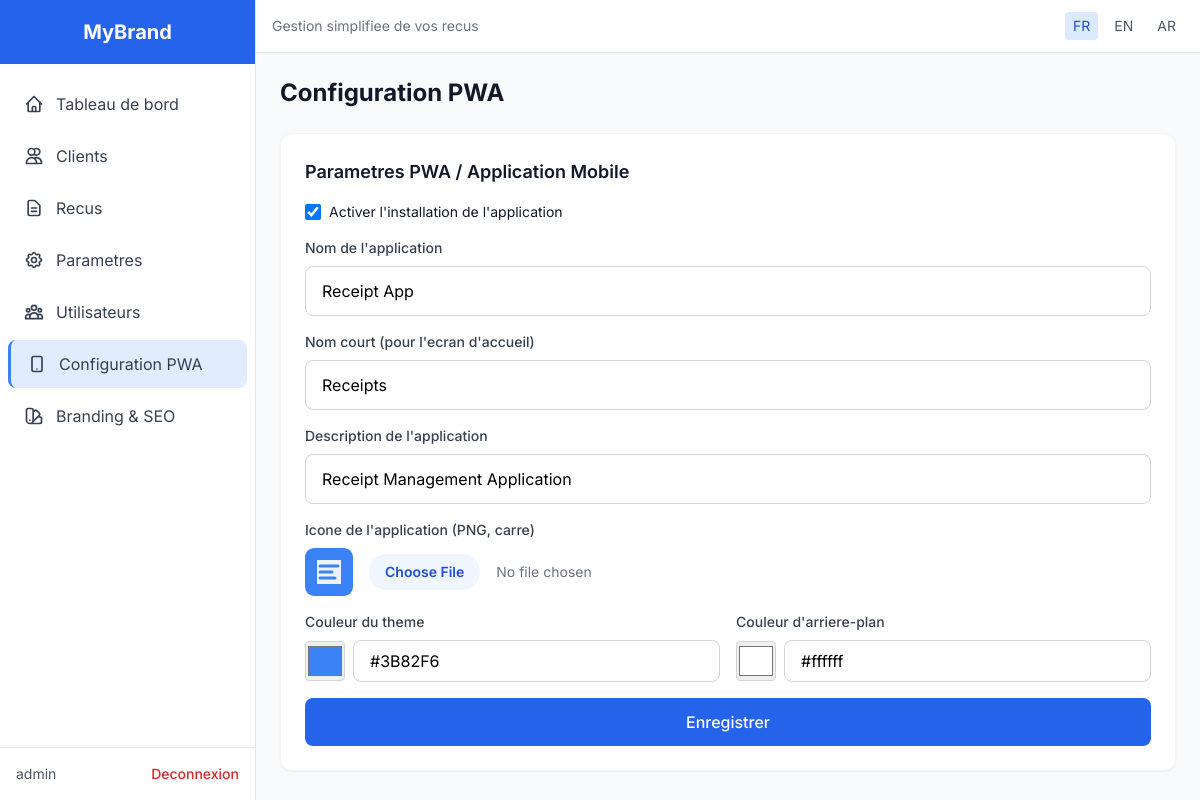
The app's page /pwa-configuration/ (signed in) with its own data.
### init_db.py (models this page shows)
class Settings(db.Model):
    __tablename__ = 'settings'
    id = db.Column(db.Integer, primary_key=True)
    user_id = db.Column(db.String(36), db.ForeignKey('users.id'), nullable=True)
    thermal_width = db.Column(db.Integer, default=58)
    receipt_number_format = db.Column(db.String(50), default='REC-{YYYY}{MM}{DD}-{N}')
    timezone = db.Column(db.String(50), default='Africa/Casablanca')
    pwa_enabled = db.Column(db.Boolean, default=True)
    pwa_app_name = db.Column(db.String(100), default='Receipt App')
    pwa_short_name = db.Column(db.String(50), default='Receipts')
    pwa_icon_url = db.Column(db.String(255), default='/static/favicon.svg')
    pwa_theme_color = db.Column(db.String(20), default='#3B82F6')
    pwa_background_color = db.Column(db.String(20), default='#ffffff')
    pwa_description = db.Column(db.String(255), default='Receipt Management Application')
    branding_app_name = db.Column(db.String(100), default='')
    branding_logo_url = db.Column(db.String(255), default='')
    branding_favicon_url = db.Column(db.String(255), default='')
    seo_title_suffix = db.Column(db.String(100), default='')
    seo_meta_description = db.Column(db.String(255), default='')
    seo_keywords = db.Column(db.String(255), default='')
    seo_og_title = db.Column(db.String(100), default='')
    seo_og_description = db.Column(db.String(255), default='')
    seo_og_image_url = db.Column(db.String(255), default='')
    seo_twitter_card = db.Column(db.String(50), default='summary_large_image')
    site_url = db.Column(db.String(255), default='')

### routes/pwa_configuration.py (the view, shortened to what this page needs)
@pwa_configuration_bp.route('/', methods=['GET', 'POST'])
@superadmin_required
def pwa_configuration_page():
    settings = Settings.get_global()
    return render_template('pwa_configuration.html', settings=settings)

### templates/pwa_configuration.html (shortened to what this page needs)
{% extends "base.html" %}
{% block content %}
<div class="max-w-4xl mx-auto space-y-6">
    <h1 class="text-2xl font-bold text-gray-900">{{ t('pwa.configuration_title') }}</h1>
    <div class="bg-white rounded-xl shadow-sm border border-gray-100 p-6">
        <h2 class="text-lg font-semibold text-gray-900 mb-4">{{ t('settings.pwa_settings') }}</h2>
        <form method="POST" enctype="multipart/form-data">
            <div class="mb-4 flex items-center">
                <input type="checkbox" name="pwa_enabled" id="pwa_enabled" class="h-4 w-4 text-blue-600 focus:ring-blue-500 border-gray-300 rounded" {% if settings.pwa_enabled %}checked{% endif %}>
                <label for="pwa_enabled" class="ml-2 block text-sm text-gray-900">
                    {{ t('settings.pwa_enabled') }}
                </label>
            </div>
            <div class="mb-4">
                <label for="pwa_app_name" class="block text-sm font-medium text-gray-700 mb-2">{{ t('settings.pwa_app_name') }}</label>
                <input type="text" name="pwa_app_name" id="pwa_app_name" value="{{ settings.pwa_app_name }}" class="w-full px-4 py-3 border border-gray-300 rounded-lg focus:ring-2 focus:ring-blue-500 focus:border-blue-500 transition-colors">
            </div>
            <div class="mb-4">
                <label for="pwa_short_name" class="block text-sm font-medium text-gray-700 mb-2">{{ t('settings.pwa_short_name') }}</label>
                <input type="text" name="pwa_short_name" id="pwa_short_name" value="{{ settings.pwa_short_name }}" class="w-full px-4 py-3 border border-gray-300 rounded-lg focus:ring-2 focus:ring-blue-500 focus:border-blue-500 transition-colors">
            </div>
            <div class="mb-4">
                <label for="pwa_description" class="block text-sm font-medium text-gray-700 mb-2">{{ t('settings.pwa_description') }}</label>
                <input type="text" name="pwa_description" id="pwa_description" value="{{ settings.pwa_description }}" class="w-full px-4 py-3 border border-gray-300 rounded-lg focus:ring-2 focus:ring-blue-500 focus:border-blue-500 transition-colors">
            </div>
            <div class="mb-4">
                <label for="pwa_icon" class="block text-sm font-medium text-gray-700 mb-2">{{ t('settings.pwa_icon') }}</label>
                <div class="flex items-center space-x-4">
                    {% if settings.pwa_icon_url %}
                        <img src="{{ settings.pwa_icon_url }}" alt="App Icon" class="h-12 w-12 rounded-lg bg-gray-100 object-contain">
                    {% endif %}
                    <input type="file" name="pwa_icon" id="pwa_icon" accept="image/png, image/jpeg" class="block w-full text-sm text-gray-500 file:mr-4 file:py-2 file:px-4 file:rounded-full file:border-0 file:text-sm file:font-semibold file:bg-blue-50 file:text-blue-700 hover:file:bg-blue-100">
                </div>
            </div>
            <div class="grid grid-cols-1 md:grid-cols-2 gap-4">
                <div class="mb-4">
                    <label for="pwa_theme_color" class="block text-sm font-medium text-gray-700 mb-2">{{ t('settings.pwa_theme_color') }}</label>
                    <div class="flex items-center">
                        <input type="color" name="pwa_theme_color" id="pwa_theme_color" value="{{ settings.pwa_theme_color }}" class="h-10 w-10 border border-gray-300 rounded cursor-pointer mr-2">
                        <input type="text" name="pwa_theme_color_text" value="{{ settings.pwa_theme_color }}" onchange="document.getElementById('pwa_theme_color').value = this.value" class="flex-1 px-4 py-2 border border-gray-300 rounded-lg focus:ring-2 focus:ring-blue-500 focus:border-blue-500 transition-colors">
                    </div>
                </div>
                <div class="mb-4">
                    <label for="pwa_background_color" class="block text-sm font-medium text-gray-700 mb-2">{{ t('settings.pwa_background_color') }}</label>
                        <div class="flex items-center">
                        <input type="color" name="pwa_background_color" id="pwa_background_color" value="{{ settings.pwa_background_color }}" class="h-10 w-10 border border-gray-300 rounded cursor-pointer mr-2">
                        <input type="text" name="pwa_background_color_text" value="{{ settings.pwa_background_color }}" onchange="document.getElementById('pwa_background_color').value = this.value" class="flex-1 px-4 py-2 border border-gray-300 rounded-lg focus:ring-2 focus:ring-blue-500 focus:border-blue-500 transition-colors">
                    </div>
                </div>
            </div>
            <button type="submit" class="w-full px-6 py-3 bg-blue-600 text-white font-medium rounded-lg hover:bg-blue-700 transition-colors">
                {{ t('settings.save') }}
            </button>
        </form>
    </div>
</div>
{% endblock %}

### templates/base.html (shortened to what this page needs)
<!DOCTYPE html>
<html lang="{{ locale }}" dir="{{ 'rtl' if is_rtl else 'ltr' }}">
<head>
    <script src="https://cdn.tailwindcss.com"></script>
</head>
<body class="bg-gray-50 min-h-screen">
    <div class="flex min-h-screen">
        <aside class="hidden md:flex md:flex-shrink-0">
            <div class="flex flex-col w-64 bg-white border-{{ 'l' if is_rtl else 'r' }} border-gray-200">
                <div class="flex items-center justify-center h-16 px-4 bg-blue-600">
                    {% if settings.branding_logo_url %}
                    <img src="{{ settings.branding_logo_url }}" alt="{{ settings.branding_app_name or t('app.name') }}" class="h-10 w-auto object-contain">
                    {% else %}
                    <h1 class="text-xl font-bold text-white">{{ settings.branding_app_name or t('app.name') }}</h1>
                    {% endif %}
                </div>
                <nav class="flex-1 px-2 py-4 space-y-1">
                    <a href="{{ url_for('dashboard.index') }}" class="sidebar-link flex items-center px-4 py-3 text-gray-700 rounded-lg {% if request.endpoint and 'dashboard' in request.endpoint %}active{% endif %}">
                        <svg class="w-5 h-5 {{ 'ml-3' if is_rtl else 'mr-3' }}" fill="none" stroke="currentColor" viewBox="0 0 24 24">
                            <path stroke-linecap="round" stroke-linejoin="round" stroke-width="2" d="M3 12l2-2m0 0l7-7 7 7M5 10v10a1 1 0 001 1h3m10-11l2 2m-2-2v10a1 1 0 01-1 1h-3m-6 0a1 1 0 001-1v-4a1 1 0 011-1h2a1 1 0 011 1v4a1 1 0 001 1m-6 0h6"></path>
                        </svg>
                        {{ t('nav.dashboard') }}
                    </a>
                    <a href="{{ url_for('clients.list_clients') }}" class="sidebar-link flex items-center px-4 py-3 text-gray-700 rounded-lg {% if request.endpoint and 'clients' in request.endpoint %}active{% endif %}">
                        <svg class="w-5 h-5 {{ 'ml-3' if is_rtl else 'mr-3' }}" fill="none" stroke="currentColor" viewBox="0 0 24 24">
                            <path stroke-linecap="round" stroke-linejoin="round" stroke-width="2" d="M12 4.354a4 4 0 110 5.292M15 21H3v-1a6 6 0 0112 0v1zm0 0h6v-1a6 6 0 00-9-5.197M13 7a4 4 0 11-8 0 4 4 0 018 0z"></path>
                        </svg>
                        {{ t('nav.clients') }}
                    </a>
                    <a href="{{ url_for('receipts.list_receipts') }}" class="sidebar-link flex items-center px-4 py-3 text-gray-700 rounded-lg {% if request.endpoint and 'receipts' in request.endpoint %}active{% endif %}">
                        <svg class="w-5 h-5 {{ 'ml-3' if is_rtl else 'mr-3' }}" fill="none" stroke="currentColor" viewBox="0 0 24 24">
                            <path stroke-linecap="round" stroke-linejoin="round" stroke-width="2" d="M9 12h6m-6 4h6m2 5H7a2 2 0 01-2-2V5a2 2 0 012-2h5.586a1 1 0 01.707.293l5.414 5.414a1 1 0 01.293.707V19a2 2 0 01-2 2z"></path>
                        </svg>
                        {{ t('nav.receipts') }}
                    </a>
                    <a href="{{ url_for('settings.settings_page') }}" class="sidebar-link flex items-center px-4 py-3 text-gray-700 rounded-lg {% if request.endpoint and 'settings' in request.endpoint %}active{% endif %}">
                        <svg class="w-5 h-5 {{ 'ml-3' if is_rtl else 'mr-3' }}" fill="none" stroke="currentColor" viewBox="0 0 24 24">
                            <path stroke-linecap="round" stroke-linejoin="round" stroke-width="2" d="M10.325 4.317c.426-1.756 2.924-1.756 3.35 0a1.724 1.724 0 002.573 1.066c1.543-.94 3.31.826 2.37 2.37a1.724 1.724 0 001.065 2.572c1.756.426 1.756 2.924 0 3.35a1.724 1.724 0 00-1.066 2.573c.94 1.543-.826 3.31-2.37 2.37a1.724 1.724 0 00-2.572 1.065c-.426 1.756-2.924 1.756-3.35 0a1.724 1.724 0 00-2.573-1.066c-1.543.94-3.31-.826-2.37-2.37a1.724 1.724 0 00-1.065-2.572c-1.756-.426-1.756-2.924 0-3.35a1.724 1.724 0 001.066-2.573c-.94-1.543.826-3.31 2.37-2.37.996.608 2.296.07 2.572-1.065z"></path>
                            <path stroke-linecap="round" stroke-linejoin="round" stroke-width="2" d="M15 12a3 3 0 11-6 0 3 3 0 016 0z"></path>
                        </svg>
                        {{ t('nav.settings') }}
                    </a>
                    {% if is_superadmin %}
                    <a href="{{ url_for('users.list_users') }}" class="sidebar-link flex items-center px-4 py-3 text-gray-700 rounded-lg {% if request.endpoint and 'users' in request.endpoint %}active{% endif %}">
                        <svg class="w-5 h-5 {{ 'ml-3' if is_rtl else 'mr-3' }}" fill="none" stroke="currentColor" viewBox="0 0 24 24">
                            <path stroke-linecap="round" stroke-linejoin="round" stroke-width="2" d="M17 20h5v-2a3 3 0 00-5.356-1.857M17 20H7m10 0v-2c0-.656-.126-1.283-.356-1.857M7 20H2v-2a3 3 0 015.356-1.857M7 20v-2c0-.656.126-1.283.356-1.857m0 0a5.002 5.002 0 019.288 0M15 7a3 3 0 11-6 0 3 3 0 016 0zm6 3a2 2 0 11-4 0 2 2 0 014 0zM7 10a2 2 0 11-4 0 2 2 0 014 0z"></path>
                        </svg>
                        {{ t('nav.users') }}
                    </a>
                    <a href="{{ url_for('pwa_configuration.pwa_configuration_page') }}" class="sidebar-link flex items-center px-4 py-3 text-gray-700 rounded-lg {% if request.endpoint and 'pwa_configuration' in request.endpoint %}active{% endif %}">
                         <svg class="w-5 h-5 {{ 'ml-3' if is_rtl else 'mr-3' }}" fill="none" stroke="currentColor" viewBox="0 0 24 24">
                            <path stroke-linecap="round" stroke-linejoin="round" stroke-width="2" d="M12 18h.01M8 21h8a2 2 0 002-2V5a2 2 0 00-2-2H8a2 2 0 00-2 2v14a2 2 0 002 2z"></path>
                        </svg>
                        {{ t('pwa.configuration_title') }}
                    </a>
                    <a href="{{ url_for('branding_seo.branding_seo_page') }}" class="sidebar-link flex items-center px-4 py-3 text-gray-700 rounded-lg {% if request.endpoint and 'branding_seo' in request.endpoint %}active{% endif %}">
                         <svg class="w-5 h-5 {{ 'ml-3' if is_rtl else 'mr-3' }}" fill="none" stroke="currentColor" viewBox="0 0 24 24">
                            <path stroke-linecap="round" stroke-linejoin="round" stroke-width="2" d="M7 21a4 4 0 01-4-4V5a2 2 0 012-2h4a2 2 0 012 2v12a4 4 0 01-4 4zm0 0h12a2 2 0 002-2v-4a2 2 0 00-2-2h-2.343M11 7.343l1.657-1.657a2 2 0 012.828 0l2.829 2.829a2 2 0 010 2.828l-8.486 8.485M7 17h.01"></path>
                        </svg>
                        {{ t('branding_seo.menu_title') }}
                    </a>
                    {% endif %}
                </nav>
                <div class="p-4 border-t border-gray-200">
                    {% if current_user %}
                    <div class="flex items-center justify-between">
                        <span class="text-sm text-gray-600 truncate">{{ current_user.username }}</span>
                        <a href="{{ url_for('auth.logout') }}" class="text-red-600 hover:text-red-700 text-sm font-medium">
                            {{ t('nav.logout') }}
                        </a>
                    </div>
                    {% endif %}
                </div>
            </div>
        </aside>
        <div class="flex flex-col flex-1">
            <header class="bg-white shadow-sm border-b border-gray-200">
                <div class="flex items-center justify-between px-4 py-3">
                    <div class="flex items-center gap-2">
                        <span class="text-sm text-gray-500 hidden sm:inline">{{ t('app.tagline') }}</span>
                    </div>
                    <div class="flex items-center gap-2">
                        <a href="{{ url_for('dashboard.change_locale', locale='fr') }}" class="px-2 py-1 text-sm rounded {% if locale == 'fr' %}bg-blue-100 text-blue-700{% else %}text-gray-600 hover:bg-gray-100{% endif %}">FR</a>
                        <a href="{{ url_for('dashboard.change_locale', locale='en') }}" class="px-2 py-1 text-sm rounded {% if locale == 'en' %}bg-blue-100 text-blue-700{% else %}text-gray-600 hover:bg-gray-100{% endif %}">EN</a>
                        <a href="{{ url_for('dashboard.change_locale', locale='ar') }}" class="px-2 py-1 text-sm rounded {% if locale == 'ar' %}bg-blue-100 text-blue-700{% else %}text-gray-600 hover:bg-gray-100{% endif %}">AR</a>
                    </div>
                </div>
            </header>
            <main class="flex-1 p-4 md:p-6 overflow-auto">
                {% block content %}{% endblock %}
            </main>
        </div>
    </div>
</body>
</html>

### records on screen
Settings: branding_app_name "MyBrand", pwa_app_name "Receipt App", pwa_short_name "Receipts", pwa_description "Receipt Management Application", pwa_icon_url (picture), pwa_theme_color "#3b82f6", pwa_theme_color_text "#3B82F6", pwa_background_color "#ffffff", pwa_background_color_text "#ffffff"

### other values on screen
{{ t('nav.dashboard') }} "Tableau de bord"
{{ t('nav.clients') }} "Clients"
{{ t('nav.receipts') }} "Recus"
{{ t('nav.settings') }} "Parametres"
{{ t('nav.users') }} "Utilisateurs"
{{ t('pwa.configuration_title') }} "Configuration PWA"
{{ t('branding_seo.menu_title') }} "Branding & SEO"
{{ current_user.username }} "admin"
{{ t('nav.logout') }} "Deconnexion"
{{ t('app.tagline') }} "Gestion simplifiee de vos recus"
{{ t('settings.pwa_settings') }} "Parametres PWA / Application Mobile"
{{ t('settings.pwa_enabled') }} "Activer l'installation de l'application"
{{ t('settings.pwa_app_name') }} "Nom de l'application"
{{ t('settings.pwa_short_name') }} "Nom court (pour l'ecran d'accueil)"
{{ t('settings.pwa_description') }} "Description de l'application"
